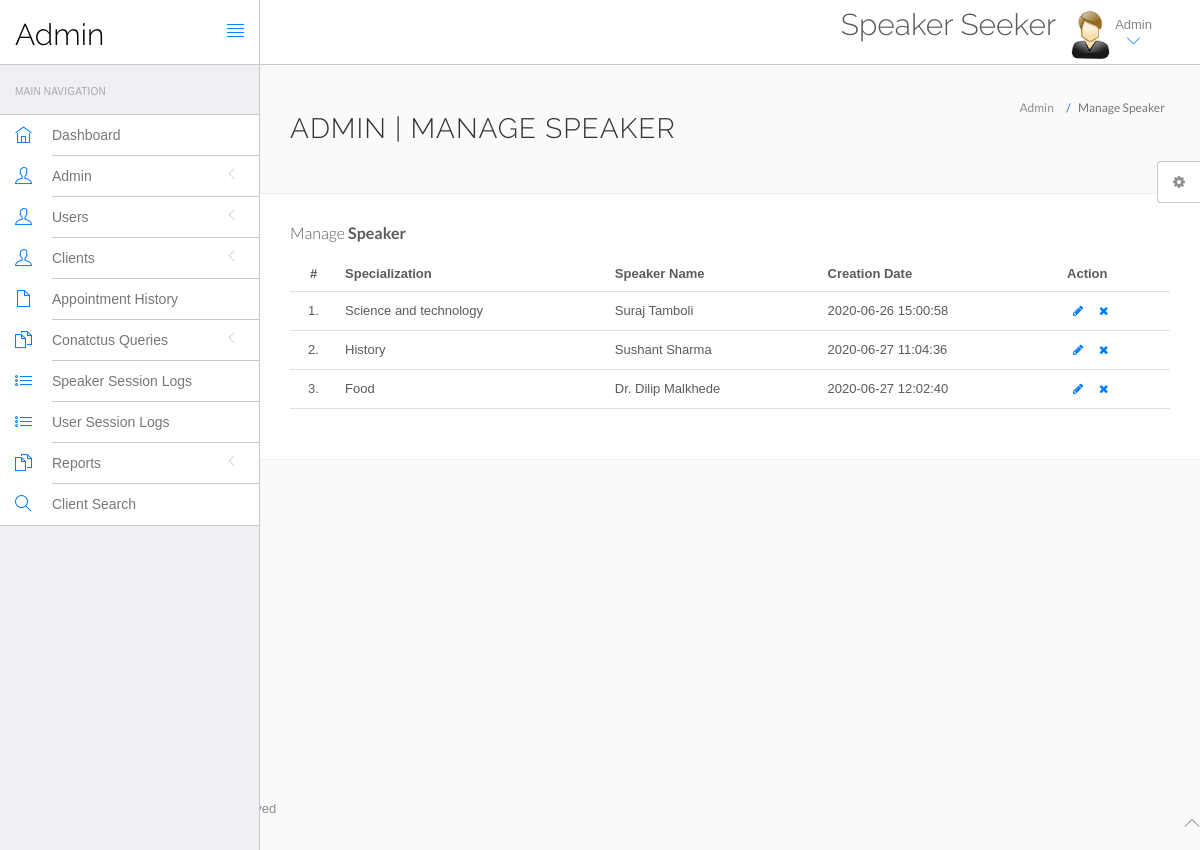
The app's page /speaker/sms/admin/manage-speaker.php (signed in) with its own data.
### tables this page shows
CREATE TABLE `speaker` (
  `id` int(11) NOT NULL,
  `specilization` varchar(255) DEFAULT NULL,
  `speakerName` varchar(255) DEFAULT NULL,
  `address` longtext DEFAULT NULL,
  `speFees` varchar(255) DEFAULT NULL,
  `contactno` bigint(11) DEFAULT NULL,
  `speEmail` varchar(255) DEFAULT NULL,
  `speImage` varchar(150) NOT NULL,
  `password` varchar(255) DEFAULT NULL,
  `creationDate` timestamp NULL DEFAULT current_timestamp(),
  `updationDate` timestamp NULL DEFAULT NULL ON UPDATE current_timestamp()
);

### speaker/sms/admin/manage-speaker.php (the view, shortened to what this page needs)
<?php
include('include/config.php');
?>
<!DOCTYPE html>
<html lang="en">
	<head>
		<link rel="stylesheet" href="vendor/bootstrap/css/bootstrap.min.css">
		<link rel="stylesheet" href="vendor/fontawesome/css/font-awesome.min.css">
		<link rel="stylesheet" href="vendor/themify-icons/themify-icons.min.css">
		<link href="vendor/animate.css/animate.min.css" rel="stylesheet" media="screen">
		<link href="vendor/perfect-scrollbar/perfect-scrollbar.min.css" rel="stylesheet" media="screen">
		<link href="vendor/switchery/switchery.min.css" rel="stylesheet" media="screen">
		<link href="vendor/bootstrap-touchspin/jquery.bootstrap-touchspin.min.css" rel="stylesheet" media="screen">
		<link href="vendor/select2/select2.min.css" rel="stylesheet" media="screen">
		<link href="vendor/bootstrap-datepicker/bootstrap-datepicker3.standalone.min.css" rel="stylesheet" media="screen">
		<link href="vendor/bootstrap-timepicker/bootstrap-timepicker.min.css" rel="stylesheet" media="screen">
		<link rel="stylesheet" href="assets/css/styles.css">
		<link rel="stylesheet" href="assets/css/plugins.css">
		<link rel="stylesheet" href="assets/css/themes/theme-1.css" id="skin_color" />
	</head>
	<body>
		<div id="app">
<?php include('include/sidebar.php');?>
			<div class="app-content">
						<?php include('include/header.php');?>
				<div class="main-content" >
					<div class="wrap-content container" id="container">
						<section id="page-title">
							<div class="row">
								<div class="col-sm-8">
									<h1 class="mainTitle">Admin | Manage Speaker</h1>
																	</div>
								<ol class="breadcrumb">
									<li>
										<span>Admin</span>
									</li>
									<li class="active">
										<span>Manage Speaker</span>
									</li>
								</ol>
							</div>
						</section>
						<div class="container-fluid container-fullw bg-white">
									<div class="row">
								<div class="col-md-12">
									<h5 class="over-title margin-bottom-15">Manage <span class="text-bold">Speaker</span></h5>
									<table class="table table-hover" id="sample-table-1">
										<thead>
											<tr>
												<th class="center">#</th>
												<th>Specialization</th>
												<th class="hidden-xs">Speaker Name</th>
												<th>Creation Date </th>
												<th>Action</th>
											</tr>
										</thead>
										<tbody>
<?php
$sql=mysqli_query($con,"select * from speaker");
$cnt=1;
while($row=mysqli_fetch_array($sql))
{
?>
											<tr>
												<td class="center"><?php echo $cnt;?>.</td>
												<td class="hidden-xs"><?php echo $row['specilization'];?></td>
												<td><?php echo $row['speakerName'];?></td>
												<td><?php echo $row['creationDate'];?>
												</td>
												<td >
												<div class="visible-md visible-lg hidden-sm hidden-xs">
							<a href="edit-speaker.php?id=<?php echo $row['id'];?>" class="btn btn-transparent btn-xs" tooltip-placement="top" tooltip="Edit"><i class="fa fa-pencil"></i></a>
	<a href="manage-speaker.php?id=<?php echo $row['id']?>&del=delete" onClick="return confirm('Are you sure you want to delete?')"class="btn btn-transparent btn-xs tooltips" tooltip-placement="top" tooltip="Remove"><i class="fa fa-times fa fa-white"></i></a>
												</div>
												</td>
											</tr>
											<?php
$cnt=$cnt+1;
											 }?>
										</tbody>
									</table>
								</div>
							</div>
								</div>
							</div>
						</div>
					</div>
				</div>
	<?php include('include/footer.php');?>
	<?php include('include/setting.php');?>
	</body>
</html>

### speaker/sms/admin/assets/css/themes/theme-1.css (style rules this page uses)
body { background: #FAFAFA; }

### records on screen
speaker: specilization "Science and technology", speakerName "Suraj Tamboli", creationDate "2020-06-26 15:00:58"
speaker: specilization "History", speakerName "Sushant Sharma", creationDate "2020-06-27 11:04:36"
speaker: specilization "Food", speakerName "Dr. Dilip Malkhede", creationDate "2020-06-27 12:02:40"
